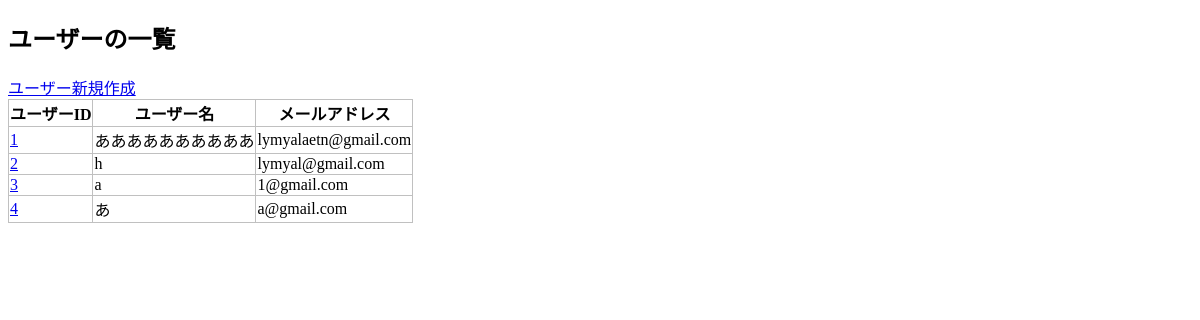
Page /crud/users on the earlier database version.
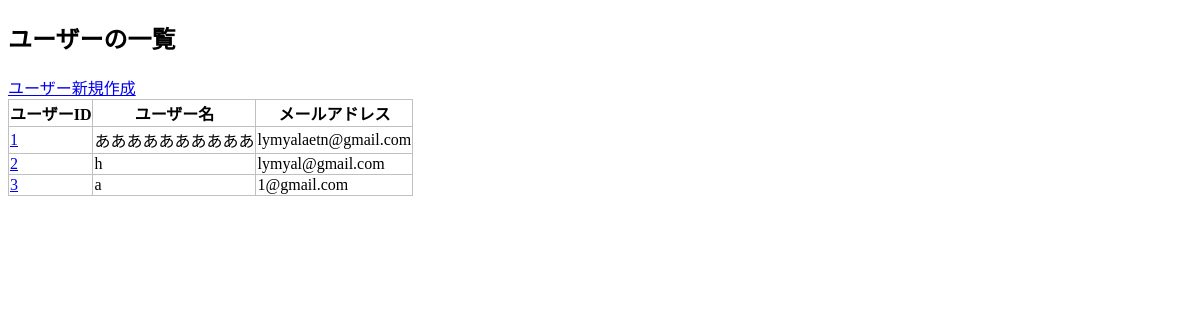
Same page on the later database version.
### apps/crud/models.py (models this page shows, shortened)
class User(db.Model):
    __tablename__="users"
    id=db.Column(db.Integer,primary_key=True)
    username=db.Column(db.String,index=True)
    email=db.Column(db.String,unique=True,index=True)
    password_hash=db.Column(db.String)
    created_at=db.Column(db.DateTime,default=datetime.now)
    updated_at=db.Column(db.DateTime,default=datetime.now,onupdate=datetime.now)
    @property
    def password(self):
        raise AttributeError("読み取り不可")

### apps/crud/views.py (the view)
@crud.route("/users")
def users():
    users=User.query.all()
    return render_template("crud/index.html",users=users)

### apps/crud/templates/crud/index.html (shortened to what this page needs)
{%extends "crud/base.html" %}
{%block content %}
<h2>ユーザーの一覧</h2>
<a href="{{url_for('crud.create_user')}}">ユーザー新規作成</a>
<table>
    <tr>
        <th>ユーザーID</th>
        <th>ユーザー名</th>
        <th>メールアドレス</th>
    </tr>
    {% for user in users %}
    <tr>
        <td><a href="{{url_for('crud.edit_user',user_id=user.id)}}">{{user.id}}</a></td>
        <td>{{user.username}}</td>
        <td>{{user.email}}</td>
    </tr>
    {% endfor %}
</table>
{% endblock %}

### apps/crud/templates/crud/base.html (shortened to what this page needs)
<!DOCTYPE html>
<html lang="ja">
<head>
    <link rel="stylesheet" href="{{url_for('crud.static',filename='style.css')}}" />
</head>
<body>
    {% block content%}{% endblock %}
</body>
</html>

### apps/crud/static/style.css (style rules this page uses)
table { border-collapse: collapse; }
table, th, td { border: 1px solid #c0c0c0; }

Differences in the rows shown:
removed User: id "4", username "あ", email "a@gmail.com"
